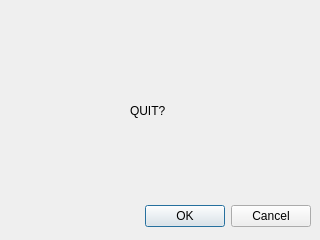
<?xml version="1.0" encoding="UTF-8"?>
<ui version="4.0">
 <class>Dialog</class>
 <widget class="QDialog" name="Dialog">
  <property name="geometry">
   <rect>
    <x>0</x>
    <y>0</y>
    <width>320</width>
    <height>240</height>
   </rect>
  </property>
  <property name="windowTitle">
   <string>Dialog</string>
  </property>
  <widget class="QDialogButtonBox" name="buttonBox">
   <property name="geometry">
    <rect>
     <x>10</x>
     <y>200</y>
     <width>301</width>
     <height>32</height>
    </rect>
   </property>
   <property name="orientation">
    <enum>Qt::Horizontal</enum>
   </property>
   <property name="standardButtons">
    <set>QDialogButtonBox::Cancel|QDialogButtonBox::Ok</set>
   </property>
  </widget>
  <widget class="QLabel" name="label">
   <property name="geometry">
    <rect>
     <x>130</x>
     <y>100</y>
     <width>41</width>
     <height>21</height>
    </rect>
   </property>
   <property name="text">
    <string>QUIT?</string>
   </property>
  </widget>
 </widget>
 <resources/>
 <connections>
  <connection>
   <sender>buttonBox</sender>
   <signal>accepted()</signal>
   <receiver>Dialog</receiver>
   <slot>accept()</slot>
   <hints>
    <hint type="sourcelabel">
     <x>248</x>
     <y>254</y>
    </hint>
    <hint type="destinationlabel">
     <x>157</x>
     <y>274</y>
    </hint>
   </hints>
  </connection>
  <connection>
   <sender>buttonBox</sender>
   <signal>rejected()</signal>
   <receiver>Dialog</receiver>
   <slot>reject()</slot>
   <hints>
    <hint type="sourcelabel">
     <x>316</x>
     <y>260</y>
    </hint>
    <hint type="destinationlabel">
     <x>286</x>
     <y>274</y>
    </hint>
   </hints>
  </connection>
 </connections>
</ui>
